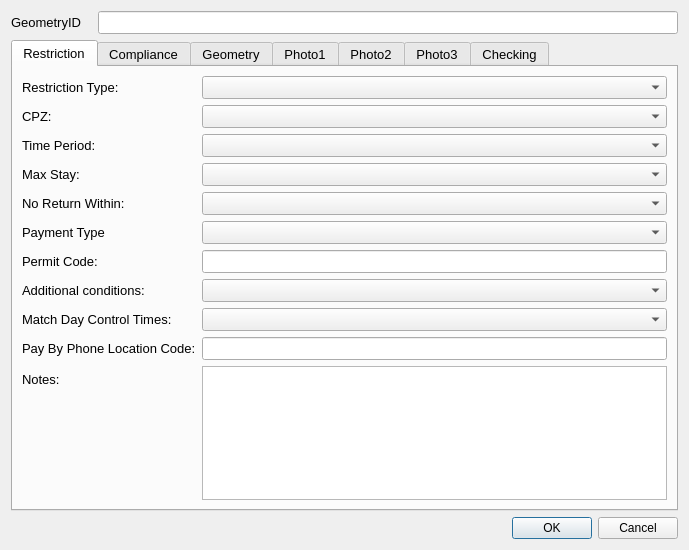
<?xml version="1.0" encoding="UTF-8"?>
<ui version="4.0">
 <class>restrictionDialog</class>
 <widget class="QDialog" name="restrictionDialog">
  <property name="geometry">
   <rect>
    <x>0</x>
    <y>0</y>
    <width>689</width>
    <height>550</height>
   </rect>
  </property>
  <property name="sizePolicy">
   <sizepolicy hsizetype="Fixed" vsizetype="Fixed">
    <horstretch>0</horstretch>
    <verstretch>0</verstretch>
   </sizepolicy>
  </property>
  <property name="minimumSize">
   <size>
    <width>0</width>
    <height>0</height>
   </size>
  </property>
  <property name="maximumSize">
   <size>
    <width>750</width>
    <height>550</height>
   </size>
  </property>
  <property name="font">
   <font>
    <family>Arial</family>
   </font>
  </property>
  <property name="windowTitle">
   <string>Dialog</string>
  </property>
  <property name="sizeGripEnabled">
   <bool>false</bool>
  </property>
  <layout class="QFormLayout" name="formLayout_3">
   <item row="0" column="0">
    <widget class="QLabel" name="label">
     <property name="minimumSize">
      <size>
       <width>81</width>
       <height>16</height>
      </size>
     </property>
     <property name="font">
      <font>
       <family>Arial</family>
       <pointsize>10</pointsize>
      </font>
     </property>
     <property name="text">
      <string>GeometryID</string>
     </property>
    </widget>
   </item>
   <item row="0" column="1">
    <widget class="QLineEdit" name="GeometryID">
     <property name="font">
      <font>
       <family>Arial</family>
       <pointsize>10</pointsize>
      </font>
     </property>
     <property name="inputMask">
      <string/>
     </property>
     <property name="readOnly">
      <bool>true</bool>
     </property>
     <property name="placeholderText">
      <string/>
     </property>
    </widget>
   </item>
   <item row="1" column="0" colspan="2">
    <widget class="QTabWidget" name="tabWidget">
     <property name="minimumSize">
      <size>
       <width>0</width>
       <height>0</height>
      </size>
     </property>
     <property name="font">
      <font>
       <family>Arial</family>
       <pointsize>10</pointsize>
      </font>
     </property>
     <property name="cursor">
      <cursorShape>IBeamCursor</cursorShape>
     </property>
     <property name="mouseTracking">
      <bool>true</bool>
     </property>
     <property name="acceptDrops">
      <bool>true</bool>
     </property>
     <property name="currentIndex">
      <number>0</number>
     </property>
     <widget class="QWidget" name="restrictionTab">
      <property name="focusPolicy">
       <enum>Qt::NoFocus</enum>
      </property>
      <attribute name="title">
       <string>Restriction</string>
      </attribute>
      <layout class="QFormLayout" name="formLayout">
       <property name="fieldGrowthPolicy">
        <enum>QFormLayout::AllNonFixedFieldsGrow</enum>
       </property>
       <item row="0" column="0">
        <widget class="QLabel" name="lbl_RestrictionType">
         <property name="minimumSize">
          <size>
           <width>90</width>
           <height>16</height>
          </size>
         </property>
         <property name="font">
          <font>
           <family>Arial</family>
           <pointsize>10</pointsize>
          </font>
         </property>
         <property name="text">
          <string>Restriction Type:</string>
         </property>
        </widget>
       </item>
       <item row="0" column="1">
        <widget class="QComboBox" name="RestrictionTypeID">
         <property name="currentIndex">
          <number>-1</number>
         </property>
        </widget>
       </item>
       <item row="3" column="0">
        <widget class="QLabel" name="lbl_TimePeriod">
         <property name="minimumSize">
          <size>
           <width>90</width>
           <height>16</height>
          </size>
         </property>
         <property name="font">
          <font>
           <family>Arial</family>
           <pointsize>10</pointsize>
          </font>
         </property>
         <property name="text">
          <string>Time Period:</string>
         </property>
        </widget>
       </item>
       <item row="3" column="1">
        <widget class="QComboBox" name="TimePeriodID"/>
       </item>
       <item row="4" column="0">
        <widget class="QLabel" name="lbl_MaxStay">
         <property name="minimumSize">
          <size>
           <width>90</width>
           <height>16</height>
          </size>
         </property>
         <property name="font">
          <font>
           <family>Arial</family>
           <pointsize>10</pointsize>
          </font>
         </property>
         <property name="text">
          <string>Max Stay:</string>
         </property>
        </widget>
       </item>
       <item row="4" column="1">
        <widget class="QComboBox" name="MaxStayID"/>
       </item>
       <item row="5" column="0">
        <widget class="QLabel" name="lbl_NoReturn">
         <property name="minimumSize">
          <size>
           <width>90</width>
           <height>16</height>
          </size>
         </property>
         <property name="font">
          <font>
           <family>Arial</family>
           <pointsize>10</pointsize>
          </font>
         </property>
         <property name="text">
          <string>No Return Within:</string>
         </property>
        </widget>
       </item>
       <item row="5" column="1">
        <widget class="QComboBox" name="NoReturnID"/>
       </item>
       <item row="7" column="0">
        <widget class="QLabel" name="lbl_PaymentType">
         <property name="minimumSize">
          <size>
           <width>90</width>
           <height>16</height>
          </size>
         </property>
         <property name="font">
          <font>
           <family>Arial</family>
           <pointsize>10</pointsize>
          </font>
         </property>
         <property name="text">
          <string>Payment Type</string>
         </property>
        </widget>
       </item>
       <item row="7" column="1">
        <widget class="QComboBox" name="PayTypeID">
         <property name="currentIndex">
          <number>-1</number>
         </property>
        </widget>
       </item>
       <item row="8" column="0">
        <widget class="QLabel" name="lbl_permitCode">
         <property name="text">
          <string>Permit Code:</string>
         </property>
        </widget>
       </item>
       <item row="8" column="1">
        <widget class="QLineEdit" name="PermitCode"/>
       </item>
       <item row="9" column="0">
        <widget class="QLabel" name="lbl_AdditionalConditions">
         <property name="minimumSize">
          <size>
           <width>90</width>
           <height>16</height>
          </size>
         </property>
         <property name="font">
          <font>
           <family>Arial</family>
           <pointsize>10</pointsize>
          </font>
         </property>
         <property name="text">
          <string>Additional conditions:</string>
         </property>
        </widget>
       </item>
       <item row="9" column="1">
        <widget class="QComboBox" name="AdditionalConditionID">
         <property name="currentIndex">
          <number>-1</number>
         </property>
        </widget>
       </item>
       <item row="13" column="1">
        <widget class="QTextEdit" name="Notes"/>
       </item>
       <item row="13" column="0">
        <widget class="QLabel" name="label_2">
         <property name="text">
          <string>Notes:</string>
         </property>
        </widget>
       </item>
       <item row="1" column="0">
        <widget class="QLabel" name="lbl_CPZ">
         <property name="text">
          <string>CPZ:</string>
         </property>
        </widget>
       </item>
       <item row="1" column="1">
        <widget class="QComboBox" name="CPZ"/>
       </item>
       <item row="10" column="0">
        <widget class="QLabel" name="label_7">
         <property name="text">
          <string>Match Day Control Times:</string>
         </property>
        </widget>
       </item>
       <item row="10" column="1">
        <widget class="QComboBox" name="MatchDayTimePeriodID"/>
       </item>
       <item row="11" column="0">
        <widget class="QLabel" name="label_13">
         <property name="text">
          <string>Pay By Phone Location Code:</string>
         </property>
        </widget>
       </item>
       <item row="11" column="1">
        <widget class="QLineEdit" name="PayParkingAreaID"/>
       </item>
      </layout>
     </widget>
     <widget class="QWidget" name="complianceTab">
      <attribute name="title">
       <string>Compliance</string>
      </attribute>
      <layout class="QFormLayout" name="formLayout_2">
       <item row="0" column="0">
        <widget class="QLabel" name="label_8">
         <property name="text">
          <string>Road Markings Condition:</string>
         </property>
        </widget>
       </item>
       <item row="0" column="1">
        <widget class="QComboBox" name="ComplianceRoadMarkingsFaded"/>
       </item>
       <item row="1" column="0">
        <widget class="QLabel" name="label_9">
         <property name="text">
          <string>Restriction-&gt;Sign:</string>
         </property>
        </widget>
       </item>
       <item row="1" column="1">
        <widget class="QComboBox" name="ComplianceRestrictionSignIssue"/>
       </item>
       <item row="2" column="0">
        <widget class="QLabel" name="label_10">
         <property name="text">
          <string>Compliance notes:</string>
         </property>
        </widget>
       </item>
       <item row="2" column="1">
        <widget class="QTextEdit" name="ComplianceNotes"/>
       </item>
      </layout>
     </widget>
     <widget class="QWidget" name="geometryTab">
      <attribute name="title">
       <string>Geometry</string>
      </attribute>
      <layout class="QGridLayout" name="gridLayout_2">
       <item row="0" column="1" colspan="3">
        <widget class="QLineEdit" name="RestrictionLength">
         <property name="font">
          <font>
           <family>Arial</family>
           <pointsize>10</pointsize>
          </font>
         </property>
         <property name="readOnly">
          <bool>true</bool>
         </property>
        </widget>
       </item>
       <item row="4" column="3">
        <widget class="QLabel" name="lbl_AzToRoadCL">
         <property name="minimumSize">
          <size>
           <width>90</width>
           <height>16</height>
          </size>
         </property>
         <property name="font">
          <font>
           <family>Arial</family>
           <pointsize>10</pointsize>
          </font>
         </property>
         <property name="text">
          <string>Direction to Road Centreline:</string>
         </property>
         <property name="wordWrap">
          <bool>true</bool>
         </property>
        </widget>
       </item>
       <item row="4" column="4">
        <widget class="QLineEdit" name="AzimuthToRoadCentreLine">
         <property name="text">
          <string/>
         </property>
        </widget>
       </item>
       <item row="7" column="0">
        <widget class="QLabel" name="label_6">
         <property name="text">
          <string>Last Changed By:</string>
         </property>
        </widget>
       </item>
       <item row="1" column="1" colspan="4">
        <widget class="QLineEdit" name="RoadName"/>
       </item>
       <item row="2" column="1" colspan="2">
        <widget class="QLineEdit" name="USRN"/>
       </item>
       <item row="3" column="0">
        <widget class="QLabel" name="lbl_GeometryType">
         <property name="minimumSize">
          <size>
           <width>90</width>
           <height>16</height>
          </size>
         </property>
         <property name="font">
          <font>
           <family>Arial</family>
           <pointsize>10</pointsize>
          </font>
         </property>
         <property name="text">
          <string>Geometry Type</string>
         </property>
        </widget>
       </item>
       <item row="4" column="1">
        <widget class="QLineEdit" name="BayOrientation"/>
       </item>
       <item row="1" column="0">
        <widget class="QLabel" name="lbl_RoadName">
         <property name="minimumSize">
          <size>
           <width>90</width>
           <height>16</height>
          </size>
         </property>
         <property name="font">
          <font>
           <family>Arial</family>
           <pointsize>10</pointsize>
          </font>
         </property>
         <property name="text">
          <string>Road Name:</string>
         </property>
        </widget>
       </item>
       <item row="2" column="0">
        <widget class="QLabel" name="label_3">
         <property name="text">
          <string>USRN:</string>
         </property>
        </widget>
       </item>
       <item row="4" column="5">
        <widget class="QToolButton" name="toolButton_2">
         <property name="text">
          <string>...</string>
         </property>
        </widget>
       </item>
       <item row="3" column="1" colspan="4">
        <widget class="QComboBox" name="GeomShapeID">
         <property name="editable">
          <bool>false</bool>
         </property>
         <property name="currentIndex">
          <number>-1</number>
         </property>
        </widget>
       </item>
       <item row="4" column="2">
        <widget class="QToolButton" name="toolButton">
         <property name="text">
          <string>...</string>
         </property>
        </widget>
       </item>
       <item row="0" column="0">
        <widget class="QLabel" name="label_5">
         <property name="font">
          <font>
           <family>Arial</family>
           <pointsize>10</pointsize>
          </font>
         </property>
         <property name="text">
          <string>Length (m):</string>
         </property>
        </widget>
       </item>
       <item row="5" column="0">
        <widget class="QLabel" name="lbl_NrBays">
         <property name="minimumSize">
          <size>
           <width>90</width>
           <height>16</height>
          </size>
         </property>
         <property name="font">
          <font>
           <family>Arial</family>
           <pointsize>10</pointsize>
          </font>
         </property>
         <property name="text">
          <string>Number of Bays:</string>
         </property>
        </widget>
       </item>
       <item row="5" column="1">
        <widget class="QLineEdit" name="NrBays">
         <property name="text">
          <string/>
         </property>
        </widget>
       </item>
       <item row="6" column="0">
        <widget class="QLabel" name="label_4">
         <property name="text">
          <string>Last Update Date:</string>
         </property>
        </widget>
       </item>
       <item row="6" column="1" colspan="3">
        <widget class="QDateTimeEdit" name="LastUpdateDateTime">
         <property name="readOnly">
          <bool>true</bool>
         </property>
        </widget>
       </item>
       <item row="4" column="0">
        <widget class="QLabel" name="lbl_Orientation">
         <property name="minimumSize">
          <size>
           <width>90</width>
           <height>16</height>
          </size>
         </property>
         <property name="font">
          <font>
           <family>Arial</family>
           <pointsize>10</pointsize>
          </font>
         </property>
         <property name="text">
          <string>Orientation (echelon only):</string>
         </property>
        </widget>
       </item>
       <item row="9" column="0">
        <widget class="QLabel" name="lbl_RoadName_2">
         <property name="minimumSize">
          <size>
           <width>90</width>
           <height>16</height>
          </size>
         </property>
         <property name="font">
          <font>
           <family>Arial</family>
           <pointsize>10</pointsize>
          </font>
         </property>
         <property name="text">
          <string>RestrictionID</string>
         </property>
        </widget>
       </item>
       <item row="7" column="1" colspan="3">
        <widget class="QLineEdit" name="LastUpdatePerson">
         <property name="readOnly">
          <bool>true</bool>
         </property>
        </widget>
       </item>
       <item row="9" column="1" colspan="2">
        <widget class="QLineEdit" name="RestrictionID"/>
       </item>
      </layout>
     </widget>
     <widget class="QWidget" name="Photos_01">
      <attribute name="title">
       <string>Photo1</string>
      </attribute>
      <layout class="QGridLayout" name="gridLayout_5"/>
     </widget>
     <widget class="QWidget" name="Photos_02">
      <attribute name="title">
       <string>Photo2</string>
      </attribute>
      <layout class="QGridLayout" name="gridLayout_3"/>
     </widget>
     <widget class="QWidget" name="Photos_03">
      <attribute name="title">
       <string>Photo3</string>
      </attribute>
      <layout class="QGridLayout" name="gridLayout_10"/>
     </widget>
     <widget class="QWidget" name="checkingTab">
      <attribute name="title">
       <string>Checking</string>
      </attribute>
      <layout class="QFormLayout" name="formLayout_6">
       <item row="0" column="0">
        <widget class="QLabel" name="label_20">
         <property name="text">
          <string>Check issue type:</string>
         </property>
        </widget>
       </item>
       <item row="0" column="1">
        <widget class="QComboBox" name="MHTC_CheckIssueTypeID"/>
       </item>
       <item row="1" column="0">
        <widget class="QLabel" name="label_21">
         <property name="text">
          <string>Check issue notes:</string>
         </property>
        </widget>
       </item>
       <item row="1" column="1">
        <widget class="QTextEdit" name="MHTC_CheckNotes"/>
       </item>
       <item row="3" column="0">
        <widget class="QCheckBox" name="FieldCheckCompleted">
         <property name="text">
          <string>Field check completed</string>
         </property>
        </widget>
       </item>
       <item row="2" column="0">
        <spacer name="verticalSpacer_2">
         <property name="orientation">
          <enum>Qt::Vertical</enum>
         </property>
         <property name="sizeHint" stdset="0">
          <size>
           <width>20</width>
           <height>20</height>
          </size>
         </property>
        </spacer>
       </item>
       <item row="6" column="0">
        <widget class="QLabel" name="label_11">
         <property name="text">
          <string>Checked by:</string>
         </property>
        </widget>
       </item>
       <item row="5" column="0">
        <spacer name="verticalSpacer_3">
         <property name="orientation">
          <enum>Qt::Vertical</enum>
         </property>
         <property name="sizeHint" stdset="0">
          <size>
           <width>20</width>
           <height>10</height>
          </size>
         </property>
        </spacer>
       </item>
       <item row="8" column="0">
        <widget class="QLabel" name="label_12">
         <property name="text">
          <string>Check date:</string>
         </property>
        </widget>
       </item>
       <item row="6" column="1">
        <widget class="QLineEdit" name="Last_MHTC_Check_UpdatePerson"/>
       </item>
       <item row="8" column="1">
        <widget class="QDateTimeEdit" name="Last_MHTC_Check_UpdateDateTime"/>
       </item>
      </layout>
     </widget>
    </widget>
   </item>
   <item row="3" column="1">
    <widget class="QDialogButtonBox" name="button_box">
     <property name="orientation">
      <enum>Qt::Horizontal</enum>
     </property>
     <property name="standardButtons">
      <set>QDialogButtonBox::Cancel|QDialogButtonBox::Ok</set>
     </property>
    </widget>
   </item>
  </layout>
 </widget>
 <resources/>
 <connections>
  <connection>
   <sender>button_box</sender>
   <signal>accepted()</signal>
   <receiver>restrictionDialog</receiver>
   <slot>accept()</slot>
   <hints>
    <hint type="sourcelabel">
     <x>310</x>
     <y>465</y>
    </hint>
    <hint type="destinationlabel">
     <x>249</x>
     <y>239</y>
    </hint>
   </hints>
  </connection>
  <connection>
   <sender>button_box</sender>
   <signal>rejected()</signal>
   <receiver>restrictionDialog</receiver>
   <slot>reject()</slot>
   <hints>
    <hint type="sourcelabel">
     <x>310</x>
     <y>465</y>
    </hint>
    <hint type="destinationlabel">
     <x>249</x>
     <y>239</y>
    </hint>
   </hints>
  </connection>
 </connections>
</ui>
